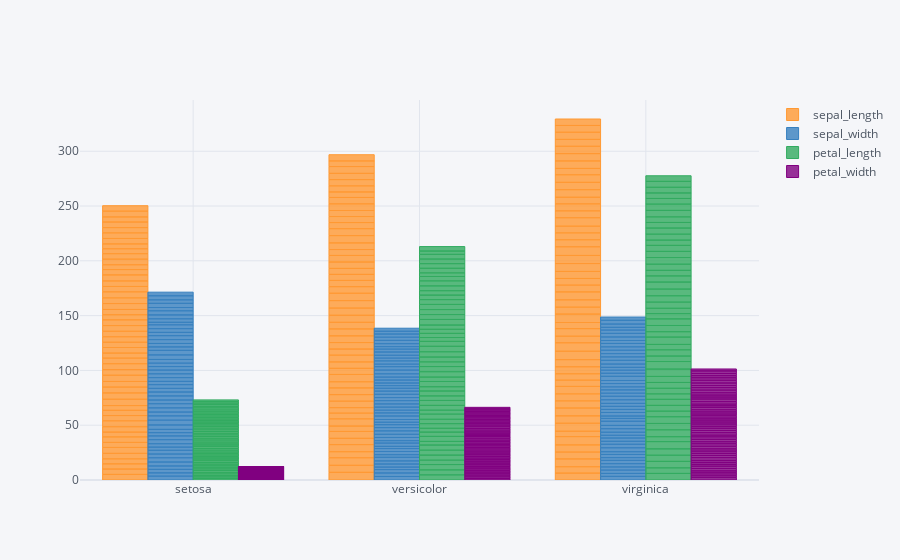

Notebook code cell kept with this figure:
### Code cell
df.iplot(kind='bar', categories='species')

### Figure 1 — Plotly figure (JSON) as saved in the notebook; plotly's stock layout.template omitted (floating-point values rounded to 4 significant figures; data arrays with more than 128 entries replaced by an {"elided": "..."} marker saying what was removed)
{"data": [{"marker": {"color": "rgba(255, 153, 51, 0.8)", "line": {"color": "rgba(255, 153, 51, 1.0)", "width": 1}}, "name": "sepal_length", "orientation": "v", "text": "", "type": "bar", "x": {"elided": "150 str values"}, "y": {"elided": "150 float values"}}, {"marker": {"color": "rgba(55, 128, 191, 0.8)", "line": {"color": "rgba(55, 128, 191, 1.0)", "width": 1}}, "name": "sepal_width", "orientation": "v", "text": "", "type": "bar", "x": {"elided": "150 str values"}, "y": {"elided": "150 float values"}}, {"marker": {"color": "rgba(50, 171, 96, 0.8)", "line": {"color": "rgba(50, 171, 96, 1.0)", "width": 1}}, "name": "petal_length", "orientation": "v", "text": "", "type": "bar", "x": {"elided": "150 str values"}, "y": {"elided": "150 float values"}}, {"marker": {"color": "rgba(128, 0, 128, 0.8)", "line": {"color": "rgba(128, 0, 128, 1.0)", "width": 1}}, "name": "petal_width", "orientation": "v", "text": "", "type": "bar", "x": {"elided": "150 str values"}, "y": {"elided": "150 float values"}}], "layout": {"legend": {"bgcolor": "#F5F6F9", "font": {"color": "#4D5663"}}, "paper_bgcolor": "#F5F6F9", "plot_bgcolor": "#F5F6F9", "title": {"font": {"color": "#4D5663"}}, "xaxis": {"gridcolor": "#E1E5ED", "showgrid": true, "tickfont": {"color": "#4D5663"}, "title": {"font": {"color": "#4D5663"}, "text": ""}, "zerolinecolor": "#E1E5ED"}, "yaxis": {"gridcolor": "#E1E5ED", "showgrid": true, "tickfont": {"color": "#4D5663"}, "title": {"font": {"color": "#4D5663"}, "text": ""}, "zerolinecolor": "#E1E5ED"}}}
